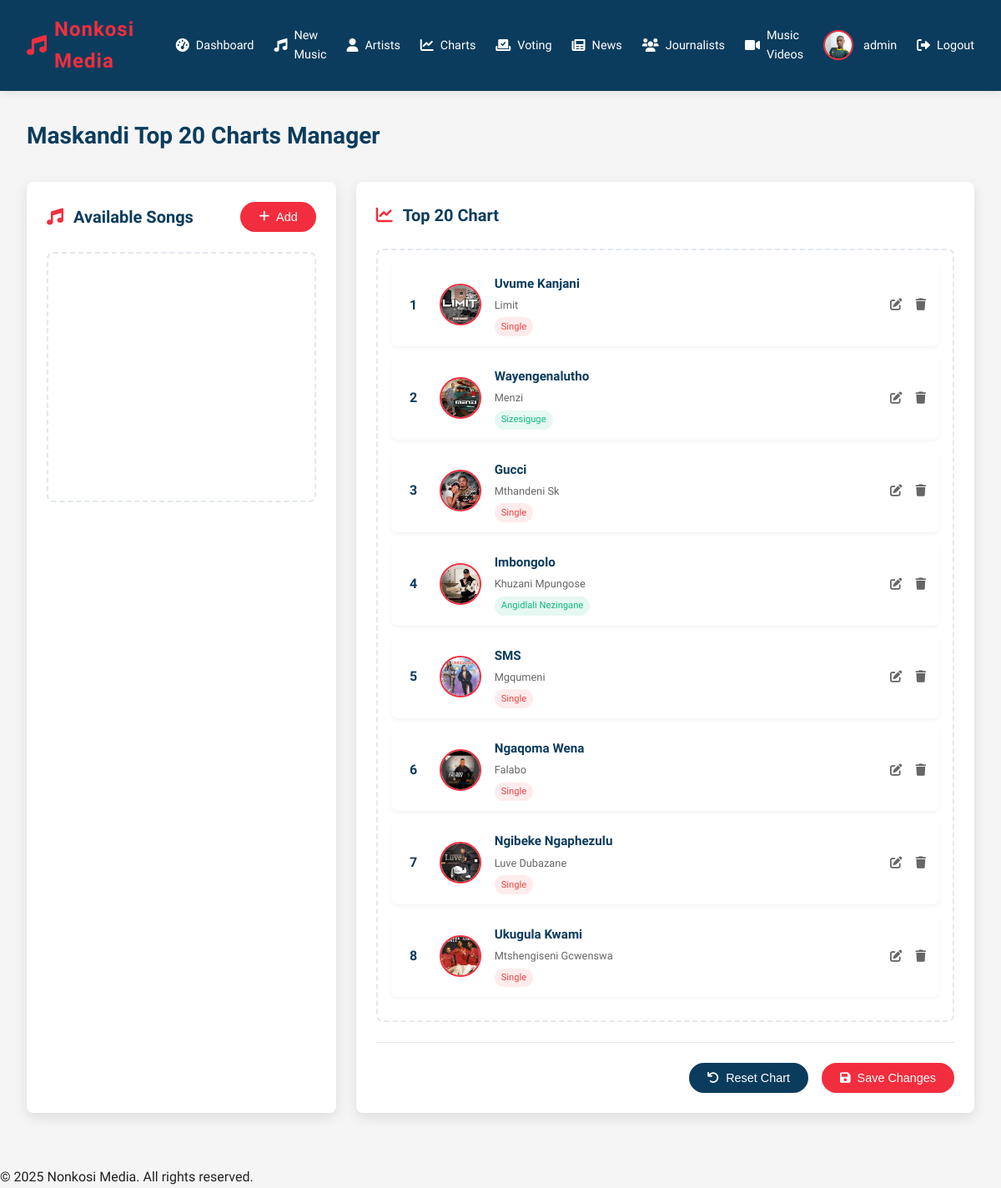
Screenshot of /admin/charts_manager (signed in) with the database file from the repository.
### app.py (models this page shows, shortened)
class User(db.Model, UserMixin):
    id = db.Column(db.Integer, primary_key=True)
    username = db.Column(db.String(50), unique=True, nullable=False)
    email = db.Column(db.String(120), unique=True, nullable=False)
    password = db.Column(db.String(60), nullable=False)
    role = db.Column(db.String(20), nullable=False, default='user')
    profile_pic = db.Column(db.String(100), nullable=False, default='default.jpg')
    last_seen = db.Column(db.DateTime, default=datetime.utcnow)
    articles = db.relationship('News', backref='author', lazy=True)  # This creates the relationship

class Song(db.Model):
    id = db.Column(db.Integer, primary_key=True)
    title = db.Column(db.String(100), nullable=False)
    genre = db.Column(db.String(50), nullable=False)
    album = db.Column(db.String(100))  # New field - can be null for singles
    release_date = db.Column(db.DateTime, nullable=False, default=datetime.utcnow)
    cover_image = db.Column(db.String(20), nullable=False)
    spotify_link = db.Column(db.String(200))
    youtube_link = db.Column(db.String(200))
    artist_id = db.Column(db.Integer, db.ForeignKey('artist.id'), nullable=False)
    chart_position = db.Column(db.Integer)

class Artist(db.Model):
    id = db.Column(db.Integer, primary_key=True)
    name = db.Column(db.String(100), nullable=False)
    bio = db.Column(db.Text, nullable=False)
    image = db.Column(db.String(20), nullable=False, default='artist_default.jpg')
    social_media = db.Column(db.JSON)
    songs = db.relationship('Song', backref='artist', lazy=True)
    gigs = db.relationship('Gig', backref='artist', lazy=True)

### app.py (the view)
@app.route('/admin/charts_manager')
@login_required
def charts_manager():
    if current_user.role != 'admin':
        flash('You are not authorized to access this page', 'error')
        return redirect(url_for('home'))
    all_songs = Song.query.order_by(Song.title).all()
    top_songs = Song.query.filter(Song.chart_position != None)\
                        .order_by(Song.chart_position)\
                        .limit(20)\
                        .all()
    artists = Artist.query.order_by(Artist.name).all()
    return render_template('charts_manager.html',
                         all_songs=all_songs,
                         top_songs=top_songs,
                         artists=artists)

### app.py (called while the page is built)
@login_manager.user_loader
def load_user(user_id):
    return User.query.get(int(user_id))

@app.context_processor
def inject_datetime():
    return {'datetime': datetime}

### templates/charts_manager.html (shortened to what this page needs)
<!DOCTYPE html>
<html lang="en">
<head>
  <link rel="stylesheet" href="https://cdnjs.cloudflare.com/ajax/libs/font-awesome/6.0.0/css/all.min.css">
</head>
<body>
  <header class="header">
    <div class="logo">
      <i class="fas fa-music"></i>
      <span>Nonkosi Media</span>
    </div>
    <nav class="nav-links">
      <a href="/admin">
        <i class="fas fa-tachometer-alt"></i>
        <span>Dashboard</span>
      </a>
      <a href="/admin/upcoming_music">
        <i class="fas fa-music"></i>
        <span>New Music</span>
      </a>
      <a href="/admin/artists">
        <i class="fas fa-user"></i>
        <span>Artists</span>
      </a>
      <a href="/admin/charts_manager" class="active">
        <i class="fas fa-chart-line"></i>
        <span>Charts</span>
      </a>
      <a href="/admin/voting_events">
        <i class="fas fa-vote-yea"></i>
        <span>Voting</span>
      </a>
      <a href="/admin/news">
        <i class="fas fa-newspaper"></i>
        <span>News</span>
      </a>
      <a href="/admin/manage_journalists">
        <i class="fas fa-users"></i>
        <span>Journalists</span>
      </a>
      <a href="/admin/music_videos">
        <i class="fas fa-video"></i>
        <span>Music Videos</span>
      </a>
      <div class="user-profile">
        <img src="/static/uploads/profile_pics/IMG_20231016_190958~2.jpg" alt="Admin">
        <span>{{ current_user.username }}</span>
      </div>
      <a href="/logout">
        <i class="fas fa-sign-out-alt"></i>
        <span>Logout</span>
      </a>
    </nav>
  </header>
  <main class="container">
    <div class="page-header">
      <h1 class="page-title">Maskandi Top 20 Charts Manager</h1>
    </div>
    <div class="charts-container">
      <div class="chart-box">
        <div class="chart-header">
          <h2 class="chart-title">
            <i class="fas fa-music"></i>
            Available Songs
          </h2>
          <button class="btn" id="addSongBtn">
            <i class="fas fa-plus"></i> Add
          </button>
        </div>
        <div class="song-list" id="available-songs" {% if not all_songs %}class="empty"{% endif %}>
        </div>
      </div>
      <div class="chart-box">
        <div class="chart-header">
          <h2 class="chart-title">
            <i class="fas fa-chart-line"></i>
            Top 20 Chart
          </h2>
        </div>
        <div class="song-list" id="top-chart" {% if not top_songs %}class="empty"{% endif %}>
          {% for song in top_songs %}
            <div class="song-item" draggable="true" data-song-id="{{ song.id }}">
              <span class="song-position">{{ song.chart_position }}</span>
              <img src="{{ url_for('static', filename='uploads/profile_pics/' + song.cover_image) }}"
                   alt="{{ song.title }}">
              <div class="song-info">
                <h3>{{ song.title }}</h3>
                <p>{{ song.artist.name }}</p>
                <span class="song-type {{ 'album' if song.album else 'single' }}">
                  {{ song.album if song.album else 'Single' }}
                </span>
              </div>
              <div class="song-actions">
                <button class="edit-song" data-song-id="{{ song.id }}" title="Edit">
                  <i class="fas fa-edit"></i>
                </button>
                <button class="delete-song" data-song-id="{{ song.id }}" title="Delete">
                  <i class="fas fa-trash"></i>
                </button>
              </div>
            </div>
          {% endfor %}
        </div>
        <div class="chart-actions">
          <button class="btn btn-secondary" id="reset-chart">
            <i class="fas fa-undo"></i> Reset Chart
          </button>
          <button class="btn" id="save-chart">
            <i class="fas fa-save"></i> Save Changes
          </button>
        </div>
      </div>
    </div>
  </main>
  <footer>
    <p>© {{ datetime.now().year }} Nonkosi Media. All rights reserved.</p>
  </footer>
</body>
</html>

### templates/charts_manager.html (style rules this page uses)
:root { --primary: #0b3c5d; --secondary: #f22e3e; --dark: #222; --light: #f5f5f5; --accent: #103b6f; --gray: #666; --light-gray: #e2e8f0; --success: #10b981; --warning: #f59e0b; --danger: #ef4444; }
* { box-sizing: border-box; margin: 0; padding: 0; }
body { font-family: 'Ubuntu', sans-serif; background-color: var(--light); color: var(--dark); line-height: 1.6; }
.header { background-color: var(--primary); color: white; padding: 1rem 2rem; display: flex; justify-content: space-between; align-items: center; position: sticky; top: 0; z-index: 100; box-shadow: 0 2px 10px rgba(0,0,0,0.1); }
.header .logo { font-size: 1.5rem; font-weight: 700; color: var(--secondary); display: flex; align-items: center; gap: 0.5rem; letter-spacing: 1px; }
.logo i { color: var(--secondary); }
.nav-links { display: flex; align-items: center; gap: 1.5rem; }
.nav-links a { color: white; text-decoration: none; font-weight: 500; font-size: 0.9rem; display: flex; align-items: center; gap: 0.5rem; transition: color 0.2s; padding: 5px 0; position: relative; }
.nav-links a::after { content: ''; position: absolute; bottom: 0; left: 0; width: 0; height: 2px; background-color: var(--secondary); transition: width 0.3s; }
.nav-links a i { font-size: 1rem; }
.user-profile { display: flex; align-items: center; gap: 0.75rem; }
.user-profile img { width: 36px; height: 36px; border-radius: 50%; object-fit: cover; border: 2px solid var(--secondary); }
.user-profile span { font-weight: 500; font-size: 0.9rem; color: white; }
.container { padding: 2rem; max-width: 1400px; margin: 0 auto; }
.page-header { display: flex; justify-content: space-between; align-items: center; margin-bottom: 2rem; }
.page-title { font-size: 1.75rem; font-weight: 700; color: var(--primary); }
.btn { display: inline-flex; align-items: center; gap: 0.5rem; background-color: var(--secondary); color: white; padding: 0.5rem 1.25rem; border-radius: 30px; font-size: 0.9rem; font-weight: 500; text-decoration: none; transition: all 0.3s; border: 2px solid var(--secondary); cursor: pointer; }
.btn i { font-size: 0.9rem; }
.btn-secondary { background-color: var(--primary); border-color: var(--primary); }
.charts-container { display: grid; grid-template-columns: 1fr 2fr; gap: 1.5rem; margin-bottom: 2rem; }
.chart-box { background-color: white; border-radius: 0.5rem; padding: 1.5rem; box-shadow: 0 5px 15px rgba(0,0,0,0.1); }
.chart-header { display: flex; justify-content: space-between; align-items: center; margin-bottom: 1.5rem; }
.chart-title { font-size: 1.25rem; font-weight: 600; color: var(--primary); display: flex; align-items: center; gap: 0.75rem; }
.chart-title i { color: var(--secondary); }
.song-list { min-height: 300px; border: 2px dashed var(--light-gray); border-radius: 0.5rem; padding: 1rem; transition: all 0.3s; }
.song-item { display: flex; align-items: center; padding: 0.75rem; margin-bottom: 0.75rem; background-color: white; border-radius: 0.5rem; box-shadow: 0 2px 5px rgba(0,0,0,0.05); cursor: move; transition: all 0.3s; position: relative; }
.song-item img { width: 50px; height: 50px; object-fit: cover; border-radius: 50%; border: 2px solid var(--secondary); margin-right: 1rem; transition: all 0.3s; }
.song-info { flex: 1; min-width: 0; }
.song-info h3 { font-size: 0.95rem; font-weight: 600; color: var(--primary); margin-bottom: 0.25rem; white-space: nowrap; overflow: hidden; text-overflow: ellipsis; }
.song-info p { font-size: 0.8rem; color: var(--gray); margin-bottom: 0; white-space: nowrap; overflow: hidden; text-overflow: ellipsis; }
.song-type { display: inline-block; padding: 0.15rem 0.5rem; border-radius: 1rem; font-size: 0.7rem; font-weight: 500; margin-top: 0.25rem; }
.song-type.album { background-color: rgba(16, 185, 129, 0.1); color: var(--success); }
.song-type.single { background-color: rgba(239, 68, 68, 0.1); color: var(--danger); }
.song-position { font-weight: 700; color: var(--primary); margin-right: 1rem; min-width: 30px; text-align: center; }
.song-actions { display: flex; gap: 0.5rem; margin-left: auto; }
.song-actions button { background: none; border: none; color: var(--gray); cursor: pointer; font-size: 0.9rem; transition: color 0.2s; padding: 0.25rem; }
.chart-actions { display: flex; justify-content: flex-end; gap: 1rem; margin-top: 1.5rem; padding-top: 1.5rem; border-top: 1px solid var(--light-gray); }

### rows the page displays
User: username "admin"
Song: chart_position "1", cover_image (placeholder picture), title "Uvume Kanjani", artist.name "Limit", album "Single"
Song: chart_position "2", cover_image+title (placeholder picture), title "Wayengenalutho", artist.name "Menzi", album "Sizesiguge"
Song: chart_position "3", cover_image+title (placeholder picture), title "Gucci", artist.name "Mthandeni Sk", album "Single"
Song: chart_position "4", cover_image+title (picture), title "Imbongolo", artist.name "Khuzani Mpungose", album "Angidlali Nezingane"
Song: chart_position "5", cover_image (picture), title "SMS", artist.name "Mgqumeni", album "Single"
Song: chart_position "6", cover_image (placeholder picture), title "Ngaqoma Wena", artist.name "Falabo", album "Single"
Song: chart_position "7", cover_image (picture), title "Ngibeke Ngaphezulu", artist.name "Luve Dubazane", album "Single"
Song: chart_position "8", cover_image (placeholder picture), title "Ukugula Kwami", artist.name "Mtshengiseni Gcwenswa", album "Single"
